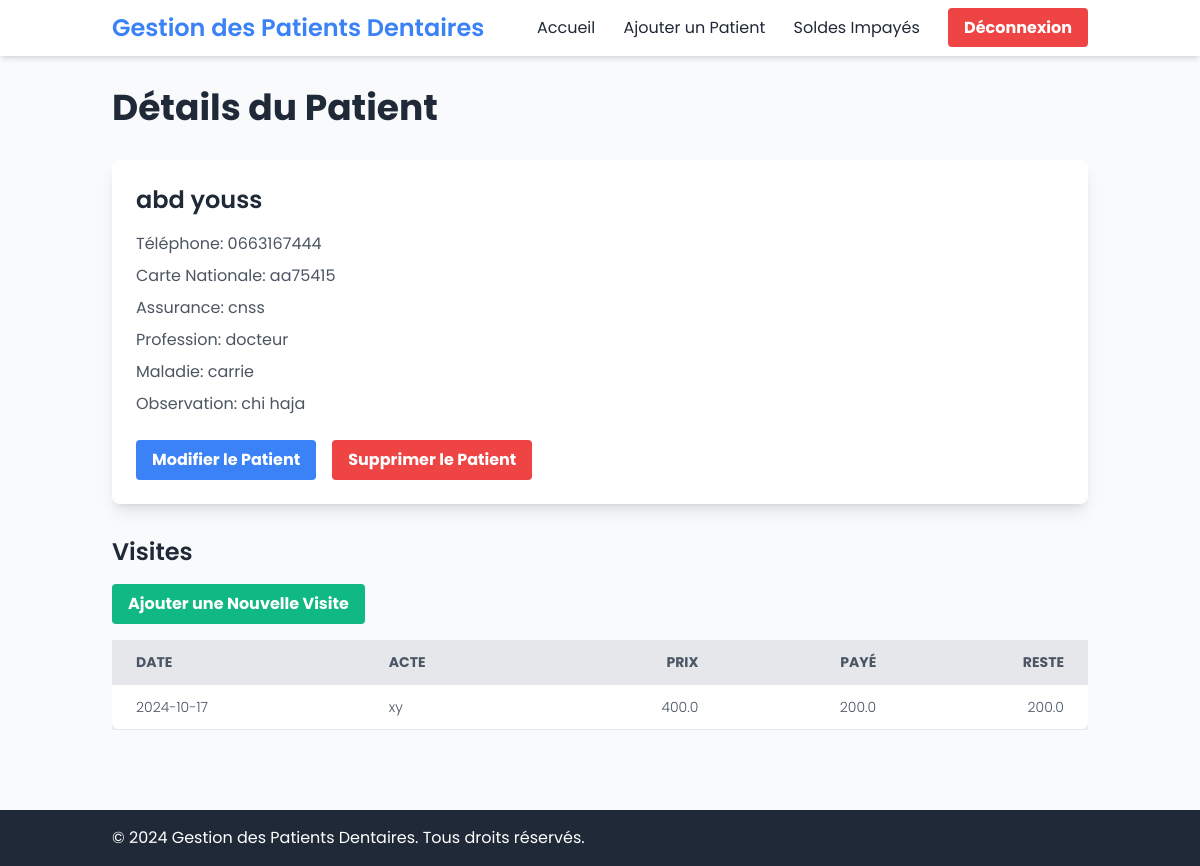
The page /patient/1 (signed in) on the database as committed earlier.
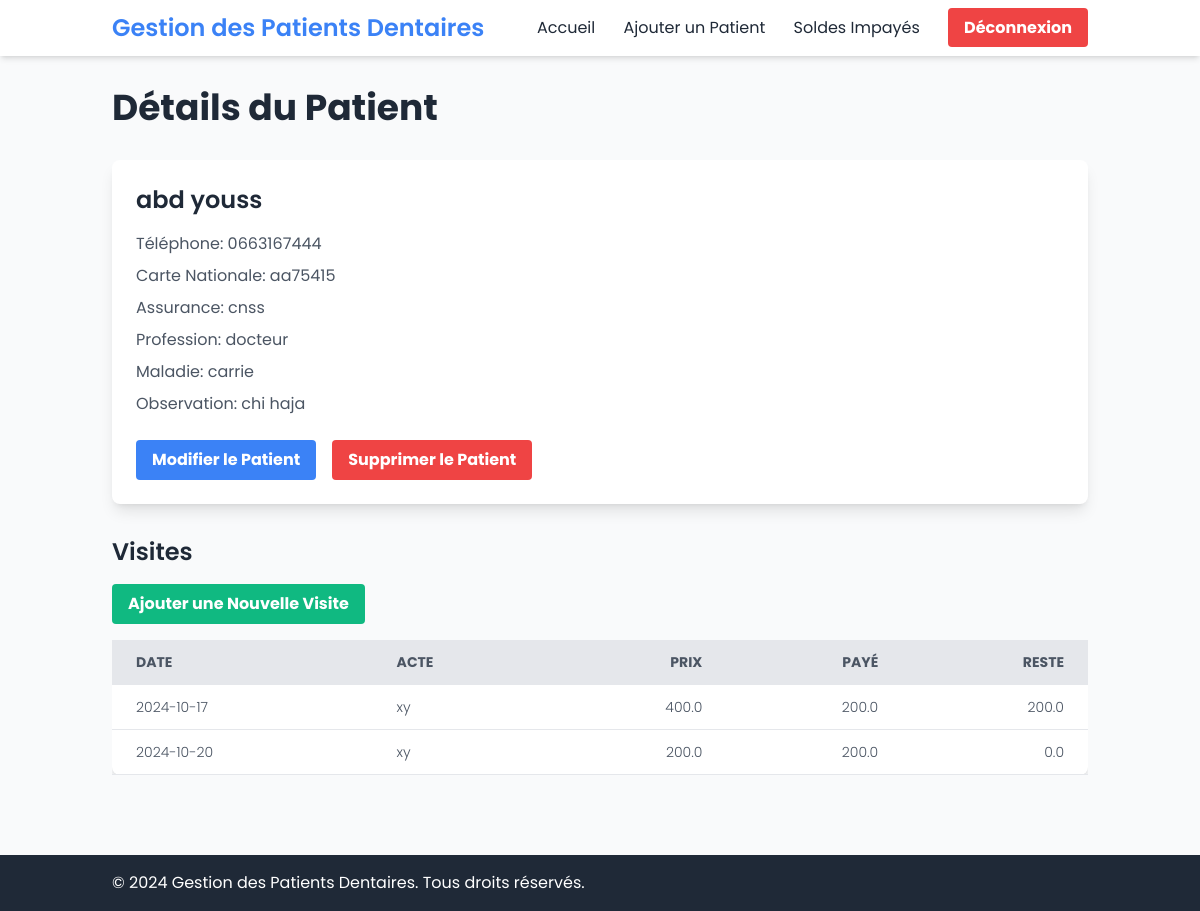
The same page on the database as committed later.
### app.py (models this page shows)
class Patient(db.Model):
    id = db.Column(db.Integer, primary_key=True)
    nom = db.Column(db.String(100), nullable=False)
    prenom = db.Column(db.String(100), nullable=False)
    telephone = db.Column(db.String(20), nullable=False)
    numero_carte_national = db.Column(db.String(50), nullable=False)
    assurance = db.Column(db.String(100))
    profession = db.Column(db.String(100))
    maladie = db.Column(db.String(200))
    observation = db.Column(db.Text)
    visits = db.relationship('Visit', backref='patient', lazy=True)

class Visit(db.Model):
    id = db.Column(db.Integer, primary_key=True)
    date = db.Column(db.Date, nullable=False)
    acte = db.Column(db.String(200), nullable=False)
    prix = db.Column(db.Float, nullable=False)
    paye = db.Column(db.Float, nullable=False)
    reste = db.Column(db.Float, nullable=False)
    patient_id = db.Column(db.Integer, db.ForeignKey('patient.id'), nullable=False)

### app.py (the view)
@app.route('/patient/<int:patient_id>')
@login_required
def patient_detail(patient_id):
    patient = Patient.query.get_or_404(patient_id)
    return render_template('patient_detail.html', patient=patient)

### app.py (called while the page is built)
@login_manager.user_loader
def load_user(user_id):
    return User.query.get(int(user_id))

### templates/patient_detail.html (shortened to what this page needs)
<!DOCTYPE html>
<html lang="fr">
<head>
    <script src="https://cdn.tailwindcss.com"></script>
</head>
<body class="bg-gray-50 min-h-screen font-sans">
    <nav class="bg-white shadow-md">
        <div class="container mx-auto px-6 py-3">
            <div class="flex justify-between items-center">
                <div class="text-2xl font-semibold text-primary">
                    Gestion des Patients Dentaires
                </div>
                <div>
                    <a href="{{ url_for('index') }}" class="text-gray-800 hover:text-primary mx-3 transition-all">Accueil</a>
                    <a href="{{ url_for('add_patient') }}" class="text-gray-800 hover:text-primary mx-3 transition-all">Ajouter un Patient</a>
                    <a href="{{ url_for('unpaid_balances') }}" class="text-gray-800 hover:text-primary mx-3 transition-all">Soldes Impayés</a>
                    <a href="{{ url_for('logout') }}" class="bg-red-500 hover:bg-red-600 text-white font-bold py-2 px-4 rounded transition-all ml-3">Déconnexion</a>
                </div>
            </div>
        </div>
    </nav>
    <div class="container mx-auto px-6 py-8">
        <h1 class="text-4xl font-bold text-gray-800 mb-8">Détails du Patient</h1>
        <div class="bg-white shadow-lg rounded-lg p-6 mb-8">
            <h2 class="text-2xl font-semibold text-gray-800 mb-4">{{ patient.nom }} {{ patient.prenom }}</h2>
            <p class="text-gray-600 mb-2">Téléphone: {{ patient.telephone }}</p>
            <p class="text-gray-600 mb-2">Carte Nationale: {{ patient.numero_carte_national }}</p>
            <p class="text-gray-600 mb-2">Assurance: {{ patient.assurance or 'N/A' }}</p>
            <p class="text-gray-600 mb-2">Profession: {{ patient.profession or 'N/A' }}</p>
            <p class="text-gray-600 mb-2">Maladie: {{ patient.maladie or 'N/A' }}</p>
            <p class="text-gray-600 mb-2">Observation: {{ patient.observation or 'N/A' }}</p>
            <div class="mt-6 flex space-x-4">
                <a href="{{ url_for('edit_patient', patient_id=patient.id) }}" class="bg-primary hover:bg-accent text-white font-bold py-2 px-4 rounded transition-all">Modifier le Patient</a>
                <form action="{{ url_for('delete_patient', patient_id=patient.id) }}" method="post" onsubmit="return confirm('Êtes-vous sûr de vouloir supprimer ce patient ?');">
                    <button type="submit" class="bg-red-500 hover:bg-red-600 text-white font-bold py-2 px-4 rounded transition-all">Supprimer le Patient</button>
                </form>
            </div>
        </div>
        <h3 class="text-2xl font-semibold text-gray-800 mb-4">Visites</h3>
        <a href="{{ url_for('add_visit', patient_id=patient.id) }}" class="bg-secondary hover:bg-green-600 text-white font-bold py-2 px-4 rounded mb-4 inline-block transition-all">Ajouter une Nouvelle Visite</a>
        <div class="overflow-x-auto">
            <table class="w-full bg-white shadow-md rounded-lg">
                <thead>
                    <tr class="bg-gray-200 text-gray-600 uppercase text-sm leading-normal">
                        <th class="py-3 px-6 text-left">Date</th>
                        <th class="py-3 px-6 text-left">Acte</th>
                        <th class="py-3 px-6 text-right">Prix</th>
                        <th class="py-3 px-6 text-right">Payé</th>
                        <th class="py-3 px-6 text-right">Reste</th>
                    </tr>
                </thead>
                <tbody class="text-gray-600 text-sm font-light">
                    {% for visit in patient.visits %}
                    <tr class="border-b border-gray-200 hover:bg-gray-100">
                        <td class="py-3 px-6 text-left whitespace-nowrap">{{ visit.date }}</td>
                        <td class="py-3 px-6 text-left">{{ visit.acte }}</td>
                        <td class="py-3 px-6 text-right">{{ visit.prix }}</td>
                        <td class="py-3 px-6 text-right">{{ visit.paye }}</td>
                        <td class="py-3 px-6 text-right">{{ visit.reste }}</td>
                    </tr>
                    {% endfor %}
                </tbody>
            </table>
        </div>
    </div>
    <footer class="bg-gray-800 text-white mt-12">
        <div class="container mx-auto px-6 py-4">
            <p>&copy; 2024 Gestion des Patients Dentaires. Tous droits réservés.</p>
        </div>
    </footer>
</body>
</html>

### templates/patient_detail.html (style rules this page uses)
.transition-all { transition: all 0.3s ease; }

Rows that differ between the two databases and show on the page:
added Visit: date "2024-10-20", acte "xy", prix "200.0", paye "200.0", reste "0.0"
